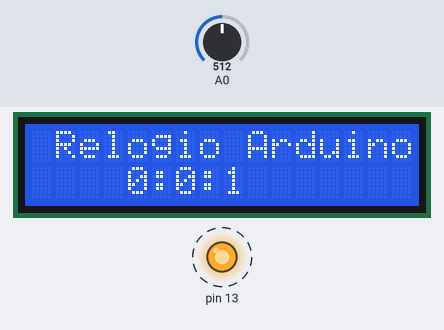
The sketch below on a simulated Arduino Uno, built with avr-gcc and run on an emulated ATmega328P. On the bench: 16×2 character LCD, output pins drawn as LEDs (lit = HIGH). Dashed ring = blinking. The test bench sets the inputs (shaded band); at power-on: A0 = 512.

Above: at 1.2 s.
1.3 s: A0 set to 560
At 2.5 s:
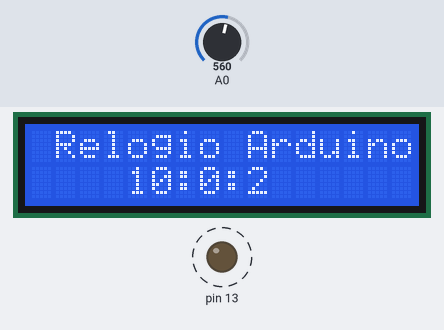
At 3.8 s:
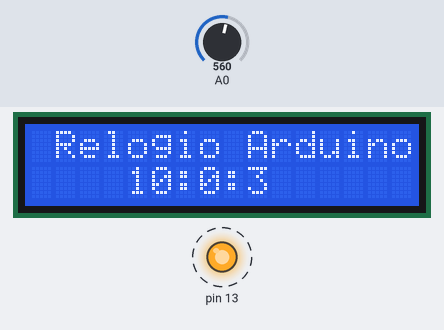
Timing chart, 0 to 9.5 s (numbered marks = the images above; inputs shaded):
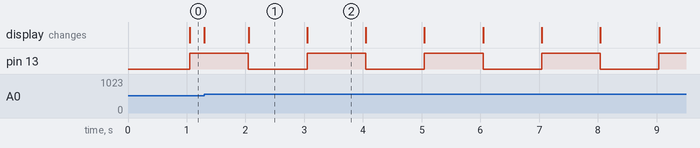

The sketch:

arduino077_WR_source.ino
```cpp
/*
   Curso de Arduino e AVR WR Kits Channel

   Aula 77 - Relógio Simples com LCD Keypad Shield


   Autor: Eng. Wagner Rambo  Data: Julho de 2016

   www.wrkits.com.br | facebook.com/wrkits | youtube.com/user/canalwrkits

*/

// --- Bibliotecas Auxiliares ---
#include <LiquidCrystal.h>                              //Biblioteca para o display LCD

// --- Mapeamento de Hardware ---


// --- Protótipo das Funções Auxiliares ---
void keyboardRead();
void mostraHora();
void relogio();
void ajuste();

// --- Variáveis Globais ---
int adc_value = 0x00;                       //armazena o valor digital do conversor AD
int segundos = 0, minutos = 0, horas = 0;   //variáveis do relógio
char auxOVF = 0x00;                         //variável auxiliar para contagem de 1 segundo

boolean right  = 0x00, butt01 = 0x00,
        up     = 0x00, butt02 = 0x00,
        down   = 0x00, butt03 = 0x00,
        left   = 0x00, butt04 = 0x00,
        select = 0x00, butt05 = 0x00;


// --- Hardware do LCD ---
LiquidCrystal disp(8,  //RS no digital 8
                   9,  //EN no digital 9
                   4,  //D4 no digital 4
                   5,  //D5 no digital 5
                   6,  //D6 no digital 6
                   7); //D7 no digital 7


// --- Rotina de Interrupção ---
ISR(TIMER2_OVF_vect)
{
    TCNT2 = 0x64;          // Reinicializa o registrador do Timer2
    auxOVF++;              //incrementa auxOVF

    if(auxOVF == 0x64)     //auxOVF igual a 100d?
    {                      //sim...
        auxOVF = 0x00;     //volta a ser zero
        segundos++;        //incrementa segundos

        digitalWrite(13, !digitalRead(13)); //Inverte o estado da saída

    } //end if


} //end interrupt


// --- Configurações Iniciais ---
void setup()
{
     pinMode(13, OUTPUT);


     disp.begin(16,2);                                    //Inicializa LCD 16 x 2
     disp.setCursor(1,0);                                 //Posiciona cursor na coluna 2, linha 1
     disp.print("Relogio Arduino");                       //Imprime mensagem


     TCCR2A = 0x00;   //Timer operando em modo normal
     TCCR2B = 0x07;   //Prescaler 1:1024
     TCNT2  = 0x64;   //Inicia conteúdo do Timer2 em 100d
     TIMSK2 = 0x01;   //Habilita interrupção do Timer2

} //end setup


// --- Loop Infinito ---
void loop()
{

  keyboardRead();
  mostraHora();
  relogio();
  ajuste();


} //end loop


void relogio()
{
     if(segundos > 59)
     {
         segundos = 0x00;
         minutos++;


         if(minutos > 59)
         {
            minutos = 0x00;
            horas++;

            if(horas > 23) horas = 0x00;

         } //end if minutos

     } //end if segundos


} //end relogio


void ajuste()
{

    if(right == 0x01)                              //tecla right pressionada?
    {                                              //sim...
      right = 0x00;                                //limpa flag da tecla
      minutos++;                                   //incrementa unidade de minuto
      if(minutos > 59) minutos = 0x00;             //volta a ser zero se maior que 59

    } //end if right

    if(up == 0x01)                                 //tecla up pressionada?
    {                                              //sim...
      up = 0x00;                                   //limpa flag da tecla
      horas++;                                     //incrementa unidade de hora
      if(horas > 23) horas = 0x00;                 //volta a ser zero se maior que 23

    } //end if up

    if(down == 0x01)                               //tecla down pressionada?
    {                                              //sim...
      down = 0x00;                                 //limpa flag da tecla
      minutos = minutos + 10;                      //incrementa dezena de minuto
      if(minutos > 59) minutos = 0x00;             //volta a ser zero se maior que 59

    } //end if down

    if(left == 0x01)                               //tecla left pressionada?
    {                                              //sim...
      left = 0x00;                                 //limpa flag da tecla
      horas = horas + 10;                          //incrementa dezena de hora
      if(horas > 23) horas = 0x00;                 //volta a ser zero se maior que 23

    } //end if left


} //end ajuste


void mostraHora()
{


      disp.setCursor(4,1);                         //Posiciona cursor na coluna 3, linha 2
      disp.print(horas);                           //Imprime valor das horas
      disp.print(":");                             //Imprime :
      disp.print(minutos);                         //Imprime valor dos minutos
      disp.print(":");                             //Imprime :
      disp.print(segundos);                        //Imprime valor dos segundos


} //end mostra hora


/*************************************************************************

      FUNÇÃO PARA LEITURA DO TECLADO ANALÓGICO

Leu-se as respectivas tensões geradas na saída do teclado, para cada botão
obtendo-se a seguinte tabela:


      VALORES AD REPRESENTADOS PELAS TECLAS:

       num |  Nome   | Tensão (V) | Digital
      --------------------------------------
       01  |  right  |  0,0000    |    0
       02  |  up     |  0,7083    |  145
       03  |  down   |  1,6102    |  330
       04  |  left   |  2,4683    |  505
       05  |  select |  3,6205    |  741
      --------------------------------------

Os valores da última coluna (Digital) são pertinentes à resolução ADC de 10 bits

 Tensão Máxima    = 5V
 Valor Máximo ADC = 1024

 Constante de Conversão = 1024/5 = 204,8

 Multiplicou-se os valores da coluna Tensão (V) pela constante de conversão
 e arredondou-se para o inteiro mais próximo, obtendo-se assim os limites
 de cada uma das 15 teclas.

*************************************************************************/
void keyboardRead()
{
     adc_value = analogRead(A0);                       //Variável para leitura recebe valor AD de A0

     // --- Testa se os botões foram pressionados ---
     // Se foi pressionado, seta a respectiva flag
     if      (adc_value <  50)                    butt01 = 0x01;
     else if (adc_value > 103 && adc_value < 200) butt02 = 0x01;
     else if (adc_value > 250 && adc_value < 380) butt03 = 0x01;
     else if (adc_value > 450 && adc_value < 550) butt04 = 0x01;


     // --- Testa se os botões foram liberados ---
     //
     if (adc_value > 50 && butt01)             //Botão right solto e flag butt01 setada?
     {                                         //Sim...
         butt01 = 0x00;                        //Limpa flag butt01
         right  = 0x01;                        //Seta flag right

     } //end right
     if (adc_value > 200 && butt02)            //Botão up solto e flag butt02 setada?
     {                                         //Sim...
         butt02 = 0x00;                        //Limpa flag butt02
         up     = 0x01;                        //Seta flag up

     } //end up
     if (adc_value > 380 && butt03)            //Botão down solto e flag butt03 setada?
     {                                         //Sim...
         butt03 = 0x00;                        //Limpa flag butt03
         down   = 0x01;                        //Seta flag down

     } //end down
     if (adc_value > 550 && butt04)            //Botão left solto e flag butt04 setada?
     {                                         //Sim...
         butt04 = 0x00;                        //Limpa flag butt04
         left   = 0x01;                        //Seta flag left

     } //end left


} //end keyboardRead
```

Measured:
- by itself, pin 13: alternates HIGH for 1.0 s and LOW for 1.0 s
- what the display in image 1 shows lasts 1.0 s, from 2.1 s to 3.1 s
